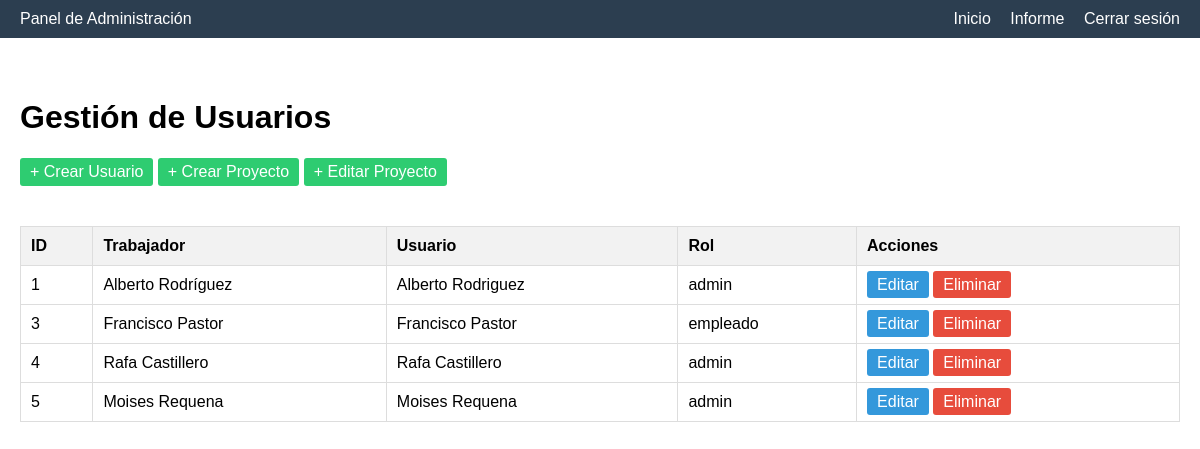
Page /tiempo_trabajo/admin/admin.php (signed in) on the committed database.
### tables this page shows
CREATE TABLE `usuarios` (
  `id` int NOT NULL,
  `trabajador_id` int DEFAULT NULL,
  `username` varchar(50) NOT NULL,
  `password_hash` varchar(255) NOT NULL,
  `rol` enum('admin','supervisor','empleado') DEFAULT 'empleado',
  `activo` tinyint(1) DEFAULT '1',
  `fecha_creacion` timestamp NULL DEFAULT CURRENT_TIMESTAMP
);

CREATE TABLE `trabajadores` (
  `id` int NOT NULL,
  `nombre` varchar(50) NOT NULL,
  `apellido` varchar(50) NOT NULL,
  `dni` varchar(9) NOT NULL,
  `telefono` varchar(15) NOT NULL,
  `email` varchar(100) NOT NULL,
  `departamento` varchar(50) NOT NULL
);

### tiempo_trabajo/admin/admin.php (the view, shortened to what this page needs)
<?php
require '../auth.php';
$usuarios = $pdo->query("
    SELECT u.*, t.nombre, t.apellido
    FROM usuarios u
    JOIN trabajadores t ON u.trabajador_id = t.id
")->fetchAll();
	?>
<!DOCTYPE html>
<html lang="es">
<head>
</head>
<body>
    <div class="navbar">
        <span>Panel de Administración</span>
        <div>
            <a href="../index.php">Inicio</a>
	    <a href="informes.php">Informe</a>
            <a href="../logout.php">Cerrar sesión</a>
        </div>
    </div>
    <div class="container">
        <h1>Gestión de Usuarios</h1>
        <a href="crear_usuario.php" class="btn btn-add">+ Crear Usuario</a>
        <a href="proyectos/crear.php" class="btn btn-add">+ Crear Proyecto</a>
        <a href="proyectos/editar.php" class="btn btn-add">+ Editar Proyecto</a>
        <table>
            <thead>
                <tr>
                    <th>ID</th>
                    <th>Trabajador</th>
                    <th>Usuario</th>
                    <th>Rol</th>
                    <th>Acciones</th>
                </tr>
            </thead>
            <tbody>
                <?php foreach ($usuarios as $usuario): ?>
                <tr>
                    <td><?= $usuario['id'] ?></td>
		    <td><?= htmlspecialchars($usuario['nombre']) . ' ' . htmlspecialchars($usuario['apellido']) ?></td>
                    <td><?= htmlspecialchars($usuario['username']) ?></td>
                    <td><?= $usuario['rol'] ?></td>
                    <td>
                        <a href="editar_usuario.php?id=<?= $usuario['id'] ?>" class="btn btn-edit">Editar</a>
                        <a href="eliminar_usuario.php?id=<?= $usuario['id'] ?>" class="btn btn-delete"
                           onclick="return confirm('¿Eliminar este usuario?')">Eliminar</a>
                    </td>
                </tr>
                <?php endforeach; ?>
            </tbody>
        </table>
    </div>
</body>
</html>

### tiempo_trabajo/admin/admin.php (style rules this page uses)
body { font-family: Arial, sans-serif; margin: 0; padding: 0; }
.navbar { background: #2c3e50; color: white; padding: 10px 20px; display: flex; justify-content: space-between; }
.navbar a { color: white; text-decoration: none; margin-left: 15px; }
.container { max-width: 1200px; margin: 20px auto; padding: 20px; }
table { width: 100%; border-collapse: collapse; margin-top: 20px; }
th, td { padding: 10px; border: 1px solid #ddd; text-align: left; }
th { background: #f2f2f2; }
.btn { padding: 5px 10px; color: white; text-decoration: none; border-radius: 3px; }
.btn-edit { background: #3498db; }
.btn-delete { background: #e74c3c; }
.btn-add { background: #2ecc71; margin-bottom: 20px; display: inline-block; }

### rows in the picture
usuarios: id "1", trabajador.nombre "Alberto", trabajador.apellido "Rodríguez", username "Alberto Rodriguez", rol "admin"
usuarios: id "3", trabajador.nombre "Francisco", trabajador.apellido "Pastor", username "Francisco Pastor", rol "empleado"
usuarios: id "4", trabajador.nombre "Rafa", trabajador.apellido "Castillero", username "Rafa Castillero", rol "admin"
usuarios: id "5", trabajador.nombre "Moises", trabajador.apellido "Requena", username "Moises Requena", rol "admin"
